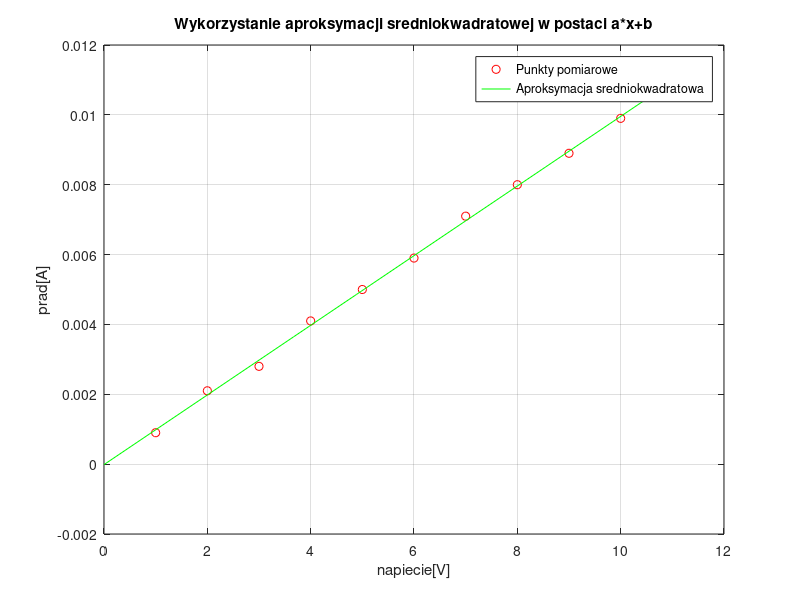

This chart was generated by the following MATLAB code:
dane = importdata('dane_resistor.mat');

x = dane(:,1);
y = dane(:,2);

 
A = [length(x), sum(x);
      sum(x), sum(x.*x);
     ];
  
B = [ sum(y);
      sum(y.*x);
    ];
  
a=A\B;


R=x./y;
mR=mean(R);
xx = linspace(0,max(x)+1, 10);
yy = a(1) + a(2).*xx;
err= immse(x,y);
plot (x,y,'ro',xx,yy,'g-')

grid on;
legend('Punkty pomiarowe', 'Aproksymacja sredniokwadratowa');
xlabel('napiecie[V]')
ylabel('prad[A]')
title('Wykorzystanie aproksymacji sredniokwadratowej w postaci a*x+b');
